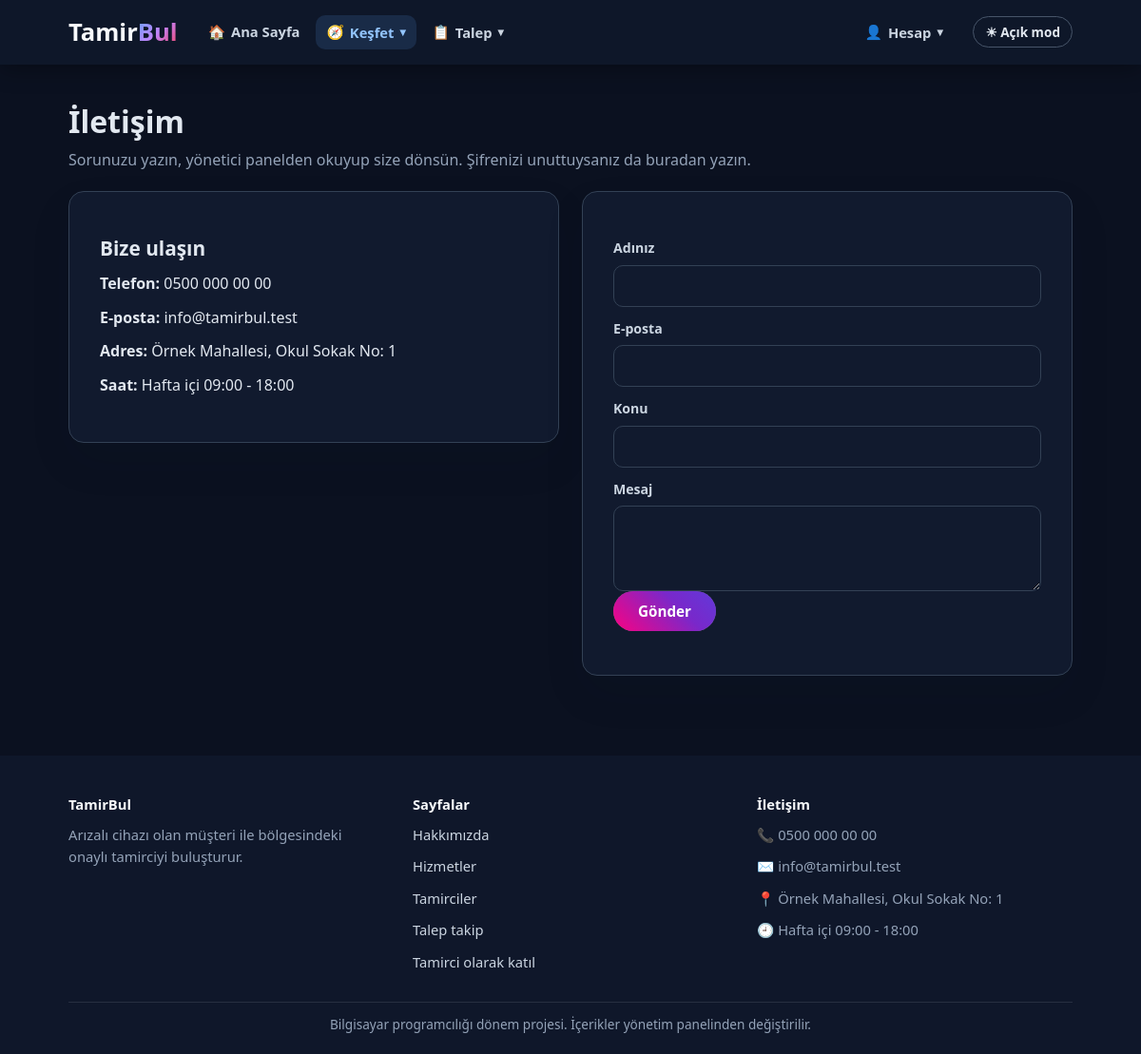
The page /iletisim.php on the database its author committed.
### tables this page shows
CREATE TABLE site_ayarlari (
    id INT AUTO_INCREMENT PRIMARY KEY,  
    anahtar VARCHAR(50) NOT NULL UNIQUE,  
    deger TEXT NOT NULL,  
    etiket VARCHAR(100) NOT NULL DEFAULT ''  
);

### ortak/hazirla.php (called while the page is built, shortened)
<?php
if (is_dir("ortak")) {
    $kok = "";
} else {
    $kok = "../";
}
include __DIR__ . "/baglanti.php";
include __DIR__ . "/guvenlik.php";
include __DIR__ . "/yazi-stili.php";

### ortak/baglanti.php (called while the page is built, shortened)
<?php
$baglanti = mysqli_connect("127.0.0.1", "root", "", "tamirbul");
$veritabani_hazir = ($baglanti != false);
if ($veritabani_hazir) {
    mysqli_set_charset($baglanti, "utf8mb4");
}
function sorgula($sorgu) {
    global $baglanti;
    return mysqli_query($baglanti, $sorgu);
}
function satirlar($sorgu) {
    $liste = array();
    $sonuc = sorgula($sorgu);
    while ($sonuc && $satir = mysqli_fetch_assoc($sonuc)) {
        $liste[] = $satir;
    }
    return $liste;
}
function tek_satir($sorgu) {
    $liste = satirlar($sorgu);
    if (count($liste) == 0) {
        return null;
    }
    return $liste[0];
}
function temizle($yazi) {
    global $baglanti;
    return mysqli_real_escape_string($baglanti, $yazi);
}
function ayar_getir($anahtar, $yoksa_bu) {
    $satir = tek_satir("SELECT deger FROM site_ayarlari WHERE anahtar = '" . temizle($anahtar) . "'");
    return $satir["deger"];
}

### ortak/yazi-stili.php (called while the page is built, shortened)
<?php
function yazi_stili_oku($anahtar) {
    global $yazi_stil_secenekleri;
    $satir = tek_satir("SELECT * FROM yazi_stilleri WHERE anahtar = '" . temizle($anahtar) . "'");
    $secimler = array();
    foreach ($yazi_stil_secenekleri as $sutun => $bilgi) {
        $secimler[$sutun] = "";
    }
    return $secimler;
}
function yazi_stili($anahtar) {
    $secimler = yazi_stili_oku($anahtar);
    $css = "";
    if ($css == "") {
        return "";
    }
    return ' style="' . trim($css) . '"';
}

### ortak/guvenlik.php (called while the page is built, shortened)
<?php
function formdan_al($ad) {
    return "";
}
function temiz_yaz($metin) {
    return htmlspecialchars($metin, ENT_QUOTES, "UTF-8");
}

### iletisim.php (the view, shortened to what this page needs)
<?php
include "ortak/hazirla.php";
$ad = formdan_al("ad");
$eposta = formdan_al("eposta");
$konu = formdan_al("konu");
$mesaj = formdan_al("mesaj");
include "ortak/baslik.php";
?>
<section class="sayfa">
    <div class="kapsayici">
        <h1>İletişim</h1>
        <p class="giris-metni">Sorunuzu yazın, yönetici panelden okuyup size dönsün. Şifrenizi unuttuysanız da buradan yazın.</p>
        <?php include "ortak/mesajlar.php"; ?>
        <div class="yan-yana">
            <div class="bilgi-kutu">
                <h2>Bize ulaşın</h2>
                <p><strong>Telefon:</strong> <span<?php echo yazi_stili("telefon"); ?>><?php echo temiz_yaz(ayar_getir("telefon", "")); ?></span></p>
                <p><strong>E-posta:</strong> <span<?php echo yazi_stili("eposta"); ?>><?php echo temiz_yaz(ayar_getir("eposta", "")); ?></span></p>
                <p><strong>Adres:</strong> <span<?php echo yazi_stili("adres"); ?>><?php echo temiz_yaz(ayar_getir("adres", "")); ?></span></p>
                <p><strong>Saat:</strong> <span<?php echo yazi_stili("calisma_saatleri"); ?>><?php echo temiz_yaz(ayar_getir("calisma_saatleri", "")); ?></span></p>
            </div>
            <form class="form-kutu" method="post" action="iletisim.php">
                <label for="ad">Adınız</label>
                <input id="ad" name="ad" maxlength="80" type="text" value="<?php echo temiz_yaz($ad); ?>">
                <label for="eposta">E-posta</label>
                <input id="eposta" name="eposta" maxlength="100" type="text" value="<?php echo temiz_yaz($eposta); ?>">
                <label for="konu">Konu</label>
                <input id="konu" name="konu" maxlength="150" type="text" value="<?php echo temiz_yaz($konu); ?>">
                <label for="mesaj">Mesaj</label>
                <textarea id="mesaj" name="mesaj"><?php echo temiz_yaz($mesaj); ?></textarea>
                <p><button class="btn btn-primary" type="submit">Gönder</button></p>
            </form>
        </div>
    </div>
</section>
<?php
include "ortak/altlik.php";
?>

### ortak/baslik.php (shortened to what this page needs)
<?php
$site_adi = ayar_getir("site_adi", "TamirBul");
$logo_on = mb_substr($site_adi, 0, 5, "UTF-8");
$logo_arka = mb_substr($site_adi, 5, null, "UTF-8");
$tema = "koyu";
$tema_dugme_yazisi = "☀ Açık mod";
$acik_sayfa = basename($_SERVER["PHP_SELF"]);
function menu_linki($adres, $ikon, $yazi, $aciklama, $sayi) {
    return array("adres" => $adres, "ikon" => $ikon, "yazi" => $yazi, "aciklama" => $aciklama, "sayi" => $sayi);
}
$rol = "ziyaretci";
$kisi_basligi = "Hesap";
$menu_gruplari = array();
$menu_gruplari[] = array("baslik" => "Keşfet", "ikon" => "🧭", "sag" => false, "linkler" => array(
    menu_linki("hizmetler.php", "🛠️", "Hizmetler", "Tamir çeşitleri ve başlangıç fiyatları", 0),
    menu_linki("tamirciler.php", "👷", "Tamirciler", "Onaylı tamirciler ve puanları", 0),
    menu_linki("hakkimizda.php", "💡", "Hakkımızda", "TamirBul nedir, nasıl çalışır?", 0),
    menu_linki("iletisim.php", "✉️", "İletişim", "Bize yazın, sorunuzu sorun", 0)
));
if ($rol == "ziyaretci") {
    $menu_gruplari[] = array("baslik" => "Talep", "ikon" => "📋", "sag" => false, "linkler" => array(
        menu_linki("talep-olustur.php", "➕", "Talep Oluştur", "Arızanı yaz, teklif topla", 0),
        menu_linki("talep-takip.php", "🔎", "Talep Takip", "Takip kodunla durumu gör", 0)
    ));
    $menu_gruplari[] = array("baslik" => $kisi_basligi, "ikon" => "👤", "sag" => true, "linkler" => array(
        menu_linki("giris.php", "🔑", "Giriş Yap", "Müşteri, tamirci ve yönetici", 0),
        menu_linki("musteri-kayit.php", "🙋", "Müşteri Ol", "Ücretsiz hesap aç", 0),
        menu_linki("tamirci-kayit.php", "🧰", "Tamirci Olarak Katıl", "İşletmeni kaydet, teklif ver", 0)
    ));
}
foreach ($menu_gruplari as $sira => $grup) {
    $toplam_sayi = 0;
    $grupta_mi = false;
    foreach ($grup["linkler"] as $link) {
        $toplam_sayi = $toplam_sayi + $link["sayi"];
        if ($link["adres"] == $acik_sayfa) {
            $grupta_mi = true;
        }
    }
    $menu_gruplari[$sira]["toplam_sayi"] = $toplam_sayi;
    $menu_gruplari[$sira]["aktif"] = $grupta_mi;
}
?>
<!DOCTYPE html>
<html lang="tr" class="<?php echo $tema; ?>">
<head>
    <link rel="stylesheet" href="<?php echo $kok; ?>css/stil.css">
</head>
<body>
    <header class="navbar">
        <div class="container navbar-container">
            <a class="logo" href="<?php echo $kok; ?>index.php">
                <h1<?php echo yazi_stili("site_adi"); ?>><?php echo temiz_yaz($logo_on); ?><span><?php echo temiz_yaz($logo_arka); ?></span></h1>
            </a>
            <button type="button" id="tema-dugmesi" class="tema-dugmesi"><?php echo $tema_dugme_yazisi; ?></button>
            <nav id="menu" class="menu">
                <a class="menu-linki <?php if ($acik_sayfa == "index.php") { echo "aktif"; } ?>" href="<?php echo $kok; ?>index.php"><span class="ikon">🏠</span> Ana Sayfa</a>
                <?php foreach ($menu_gruplari as $grup) { ?>
                    <div class="acilir <?php if ($grup["sag"]) { echo "sag"; } ?> <?php if ($grup["aktif"]) { echo "aktif"; } ?>">
                        <button type="button" class="acilir-dugme" aria-expanded="false">
                            <span class="ikon"><?php echo $grup["ikon"]; ?></span>
                            <?php echo temiz_yaz($grup["baslik"]); ?>
                            <span class="acilir-ok">▾</span>
                        </button>
                    </div>
                <?php } ?>
            </nav>
        </div>
    </header>
    <main>

### ortak/altlik.php (shortened to what this page needs)
<?php
$alt_site_adi = ayar_getir("site_adi", "TamirBul");
$alt_aciklama = ayar_getir("altlik_aciklama", "");
$alt_telefon = ayar_getir("telefon", "");
$alt_eposta = ayar_getir("eposta", "");
$alt_adres = ayar_getir("adres", "");
$alt_saat = ayar_getir("calisma_saatleri", "");
$alt_not = ayar_getir("altlik_not", "");
?>
    </main>
    <footer class="footer">
        <div class="container footer-container">
            <div>
                <strong<?php echo yazi_stili("site_adi"); ?>><?php echo temiz_yaz($alt_site_adi); ?></strong>
                <p<?php echo yazi_stili("altlik_aciklama"); ?>><?php echo temiz_yaz($alt_aciklama); ?></p>
            </div>
            <div>
                <strong>Sayfalar</strong>
                <p><a href="<?php echo $kok; ?>hakkimizda.php">Hakkımızda</a></p>
                <p><a href="<?php echo $kok; ?>hizmetler.php">Hizmetler</a></p>
                <p><a href="<?php echo $kok; ?>tamirciler.php">Tamirciler</a></p>
                <p><a href="<?php echo $kok; ?>talep-takip.php">Talep takip</a></p>
                <p><a href="<?php echo $kok; ?>tamirci-kayit.php">Tamirci olarak katıl</a></p>
            </div>
            <div>
                <strong>İletişim</strong>
                <p><span class="ikon ikon-salla">📞</span> <span<?php echo yazi_stili("telefon"); ?>><?php echo temiz_yaz($alt_telefon); ?></span></p>
                <p><span class="ikon">✉️</span> <span<?php echo yazi_stili("eposta"); ?>><?php echo temiz_yaz($alt_eposta); ?></span></p>
                <p><span class="ikon ikon-zipla">📍</span> <span<?php echo yazi_stili("adres"); ?>><?php echo temiz_yaz($alt_adres); ?></span></p>
                <p><span class="ikon ikon-don">🕘</span> <span<?php echo yazi_stili("calisma_saatleri"); ?>><?php echo temiz_yaz($alt_saat); ?></span></p>
            </div>
        </div>
        <div class="container alt-not">
            <p<?php echo yazi_stili("altlik_not"); ?>><?php echo temiz_yaz($alt_not); ?></p>
        </div>
    </footer>
</body>
</html>

### rows shown on the page
site_ayarlari: deger "Tamir", deger "Bul", deger "TamirBul"
site_ayarlari: deger "0500 000 00 00"
site_ayarlari: deger "info@tamirbul.test"
site_ayarlari: deger "Örnek Mahallesi, Okul Sokak No: 1"
site_ayarlari: deger "Hafta içi 09:00 - 18:00"
site_ayarlari: deger "Arızalı cihazı olan müşteri ile bölgesindeki onaylı tamirciyi buluşturur."
site_ayarlari: deger "Bilgisayar programcılığı dönem projesi. İçerikler yönetim panelinden değiştirilir."

### other values the page prints
$tema_dugme_yazisi "☀ Açık mod"
$grup["ikon"] "🧭"
temiz_yaz($grup["baslik"]) "Keşfet"
$grup["ikon"] "📋"
temiz_yaz($grup["baslik"]) "Talep"
$grup["ikon"] "👤"
temiz_yaz($grup["baslik"]) "Hesap"
